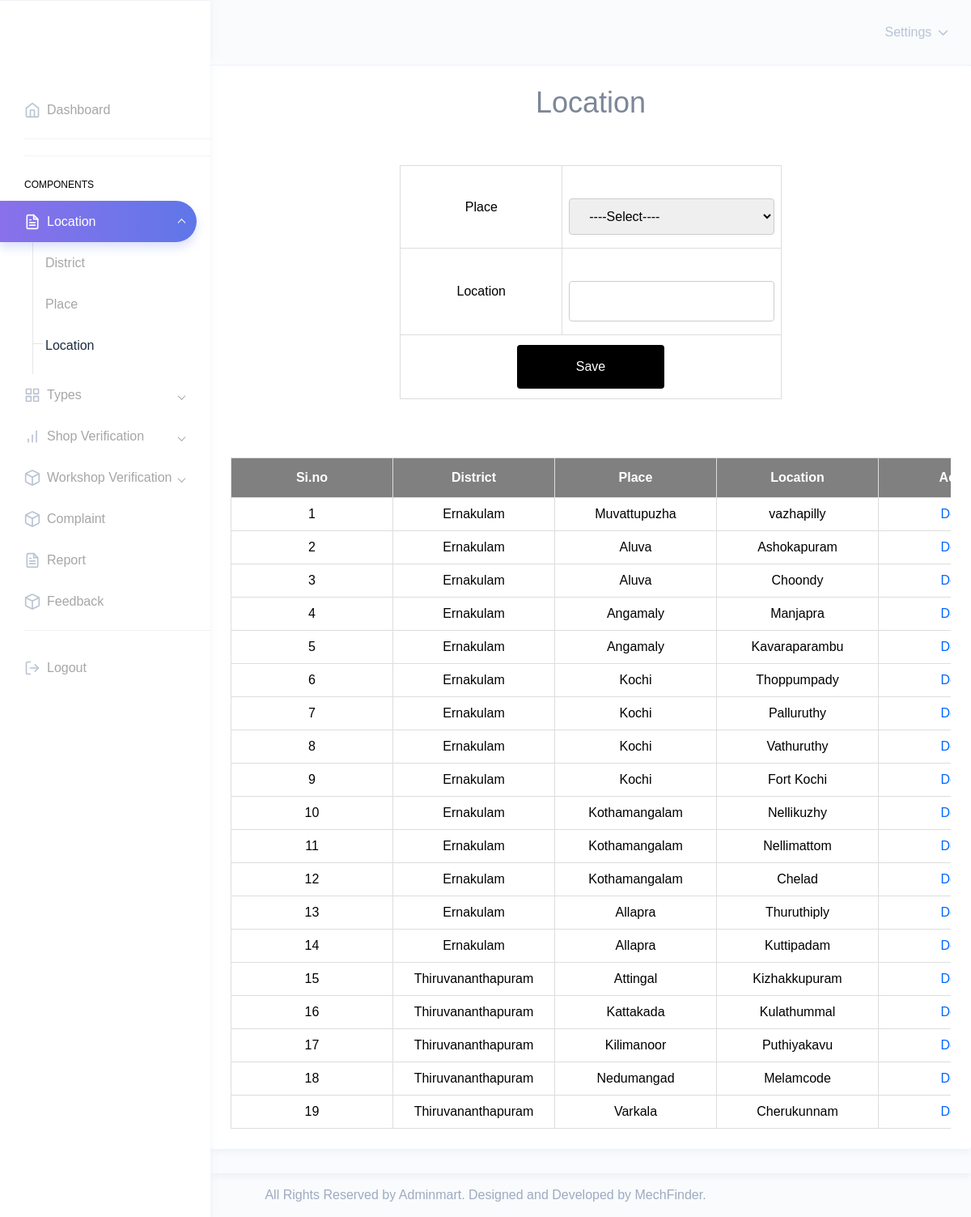
/Admin/Location.php, run on the app's committed database.
### tables this page shows
CREATE TABLE `tbl_location` (
  `location_id` int(11) NOT NULL,
  `location_name` varchar(30) NOT NULL,
  `place_id` int(11) NOT NULL,
  `location_langitude` varchar(50) NOT NULL,
  `location_latitude` varchar(50) NOT NULL
);

CREATE TABLE `tbl_district` (
  `district_id` int(11) NOT NULL,
  `district_name` varchar(20) NOT NULL
);

CREATE TABLE `tbl_place` (
  `place_id` int(11) NOT NULL,
  `district_id` int(11) NOT NULL,
  `place_name` varchar(40) NOT NULL
);

### Admin/Location.php (the view, shortened to what this page needs)
<?php
include("../Assets/Connection/Connection.php");
include("Head.php");
			        ?>
<!DOCTYPE html PUBLIC "-//W3C//DTD XHTML 1.0 Transitional//EN" "http://www.w3.org/TR/xhtml1/DTD/xhtml1-transitional.dtd">
<html xmlns="http://www.w3.org/1999/xhtml">
<head>
</head>
<body>
<div id="tab">
<h1 align="center">Location</h1>
<br/><br/>
<form id="form1" name="form1" method="post" action="">
  <table  border="1" align="center" cellpadding="10">
    <tr align="center">
      <td>Place</td>
      <td><label for="selplace"></label>
        <select name="selplace" id="selplace">
        <option>----Select----</option>
      </select></td>
    </tr>
    <tr align="center">
      <td>Location</td>
      <td><label for="txtlocation"></label>
      <input type="text" name="txtlocation" id="txtlocation" required autocomplete="off"/></td>
    </tr>
    <tr align="center">
      <td colspan="2"><div align="center">
        <input type="submit" name="btnsave" id="btnsave" value="Save" />
      </div></td>
    </tr>
  </table>
 <br /> <br /> <br />
   <table  border="1" align="center" cellpadding="10">
    <tr align="center">
      <th>Si.no</th>
       <th>District</th>
       <th>Place</th>
      <th>Location</th>
      <th colspan="2"><div align="center">Action</div></th>
    </tr>
<?php
$i=0;
$selqry = "select * from tbl_location l inner join tbl_place p on l.place_id=p.place_id inner join tbl_district d on d.district_id=p.district_id";
$result=$conn->query($selqry);
while($row = $result->fetch_assoc())
{
	$i++;
?>
		<tr align="center">
        	<td>
            <?php echo $i;?>
            </td>
             <td>
            <?php echo $row["district_name"];?>
            </td>
            <td>
            <?php echo $row["place_name"];?>
            </td>
             <td>
            <?php echo $row["location_name"];?>
            </td>
       		<td align="center">
        <a href="Location.php?m=<?php echo $row["location_id"];?>">Delete</a></td></tr>
        <?php
}
?>
  </table>
</form>
</div>
</body>
<?php
include("Foot.php");
?>
</html>

### Assets/Templates/form.css (style rules this page uses)
#tab { font-family: "Trebuchet MS", Arial, Helvetica, sans-serif; border-collapse: collapse; width: 100%; }
#tab td, #tab th { border: 1px solid #ddd; padding: 8px; color: black; text-align:center; min-width:200px; }
#tab a { color:#06F; }
#tab th { padding-top: 12px; padding-bottom: 12px; text-align:center; background-color: gray; color: white; alignment-adjust:central; }
input[type=text],[type=password],[type=email],[type=date], select { width: 100%; padding: 12px 20px; margin: 8px 0; display: inline-block; border: 1px solid #ccc; border-radius: 4px; box-sizing: border-box; }
input[type=submit] { width: 40%; background-color: black; color: white; padding: 15px; margin: 4px 0; border: none; border-radius: 4px; cursor: pointer; }

### data on the page
tbl_location: tbl_district.district_name "Ernakulam", place.place_name "Muvattupuzha", location_name "vazhapilly"
tbl_location: tbl_district.district_name "Ernakulam", place.place_name "Aluva", location_name "Ashokapuram"
tbl_location: tbl_district.district_name "Ernakulam", place.place_name "Aluva", location_name "Choondy"
tbl_location: tbl_district.district_name "Ernakulam", place.place_name "Angamaly", location_name "Manjapra"
tbl_location: tbl_district.district_name "Ernakulam", place.place_name "Angamaly", location_name "Kavaraparambu"
tbl_location: tbl_district.district_name "Ernakulam", place.place_name "Kochi", location_name "Thoppumpady"
tbl_location: tbl_district.district_name "Ernakulam", place.place_name "Kochi", location_name "Palluruthy"
tbl_location: tbl_district.district_name "Ernakulam", place.place_name "Kochi", location_name "Vathuruthy"
tbl_location: tbl_district.district_name "Ernakulam", place.place_name "Kochi", location_name "Fort Kochi"
tbl_location: tbl_district.district_name "Ernakulam", place.place_name "Kothamangalam", location_name "Nellikuzhy"
tbl_location: tbl_district.district_name "Ernakulam", place.place_name "Kothamangalam", location_name "Nellimattom"
tbl_location: tbl_district.district_name "Ernakulam", place.place_name "Kothamangalam", location_name "Chelad"
tbl_location: tbl_district.district_name "Ernakulam", place.place_name "Allapra", location_name "Thuruthiply"
tbl_location: tbl_district.district_name "Ernakulam", place.place_name "Allapra", location_name "Kuttipadam"
tbl_location: tbl_district.district_name "Thiruvananthapuram", place.place_name "Attingal", location_name "Kizhakkupuram"
tbl_location: tbl_district.district_name "Thiruvananthapuram", place.place_name "Kattakada", location_name "Kulathummal"
tbl_location: tbl_district.district_name "Thiruvananthapuram", place.place_name "Kilimanoor", location_name "Puthiyakavu"
tbl_location: tbl_district.district_name "Thiruvananthapuram", place.place_name "Nedumangad", location_name "Melamcode"
tbl_location: tbl_district.district_name "Thiruvananthapuram", place.place_name "Varkala", location_name "Cherukunnam"
